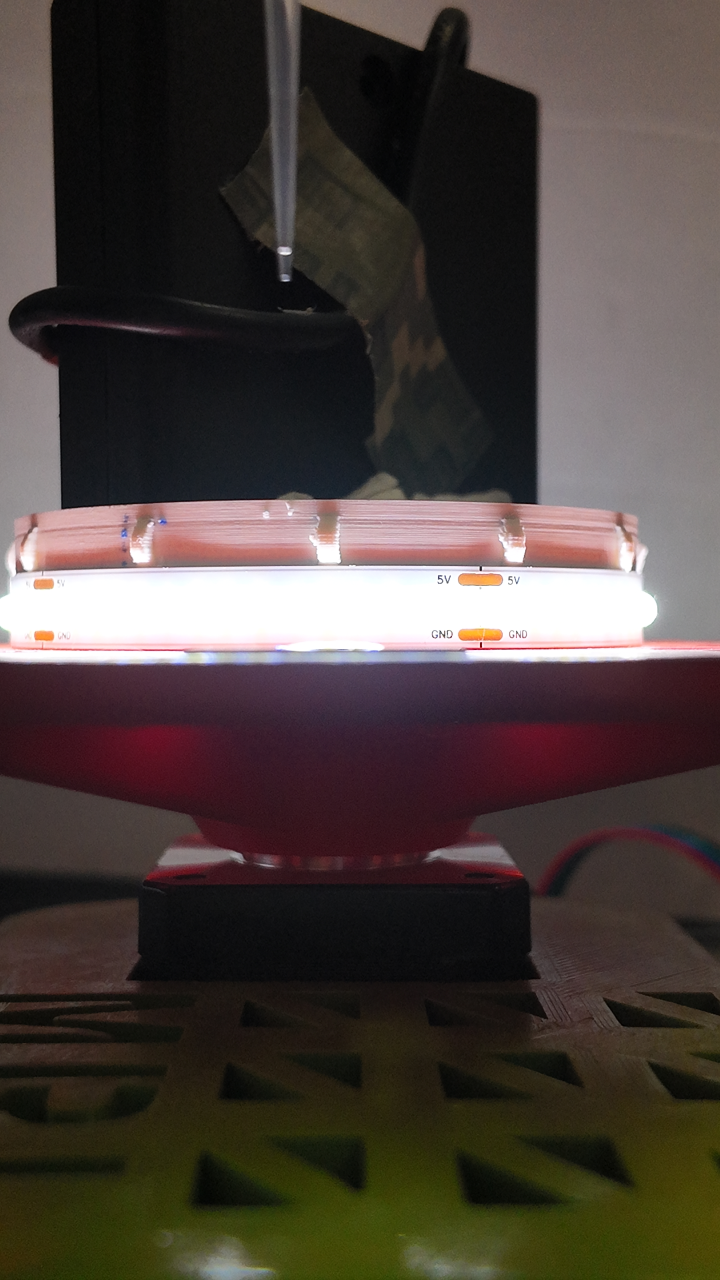
#> input picture benchMarking/toluene, silicon/Toluene.Silicon2.JPG, 2160 x 3840 px, found by its file name (shown at 1/3 size)
$ python work.py
#> lines starting #> are read from the running program, lines starting #| are printed output that depends on the picture; after the words box and inside, x2 and y2 are one past the last pixel; in counts of white or black regions, pixels touching at a corner belong together; long printed decimals are rounded
### benchMarking/toluene, silicon/PreprocessMod.py
import cv2

class Preprocess:
    def __init__(self, directory):
        self.global_thresh_value = 253
        self.adaptive_thresh_window_size = 25
        self.adaptive_thresh_C = 2
        self.morph_kernel_size = 5
        self.morph_iterations = 1
        self.directory = directory
    def read_image(self):
        self.image_path = f'{self.directory}'
        return cv2.imread(self.image_path, cv2.IMREAD_GRAYSCALE)
    def global_threshold(self, image):
        _, global_thresh_mask = cv2.threshold(image, self.global_thresh_value, 255, cv2.THRESH_BINARY)
        return global_thresh_mask
    def save_cleaned_image(self, cleaned_image, output_path):
        cv2.imwrite(output_path, cleaned_image)
    def process_image(self, output_path):
        image = self.read_image()
        global_mask = self.global_threshold(image)
        self.save_cleaned_image(global_mask, output_path)
        return image

### benchMarking/toluene, silicon/work.py
import cv2 as cv
import math
from PreprocessMod import Preprocess

path = 'OT-2 Image analysis/benchMarking/toluene, silicon/Toluene.Silicon2.JPG'
img = cv.imread(path)
#> img is the input picture: shape (3840, 2160, 3); mean B, G, R 60.3, 65, 74.6
print(img.shape)
#| (3840, 2160, 3)

preprop = Preprocess(path)
preprop.process_image('OT-2 Image analysis/benchMarking/toluene, silicon/binary2.png')
#> in read_image, `return cv2.imread(self.image_path, cv2.IMREAD_GRAYSCALE)`:
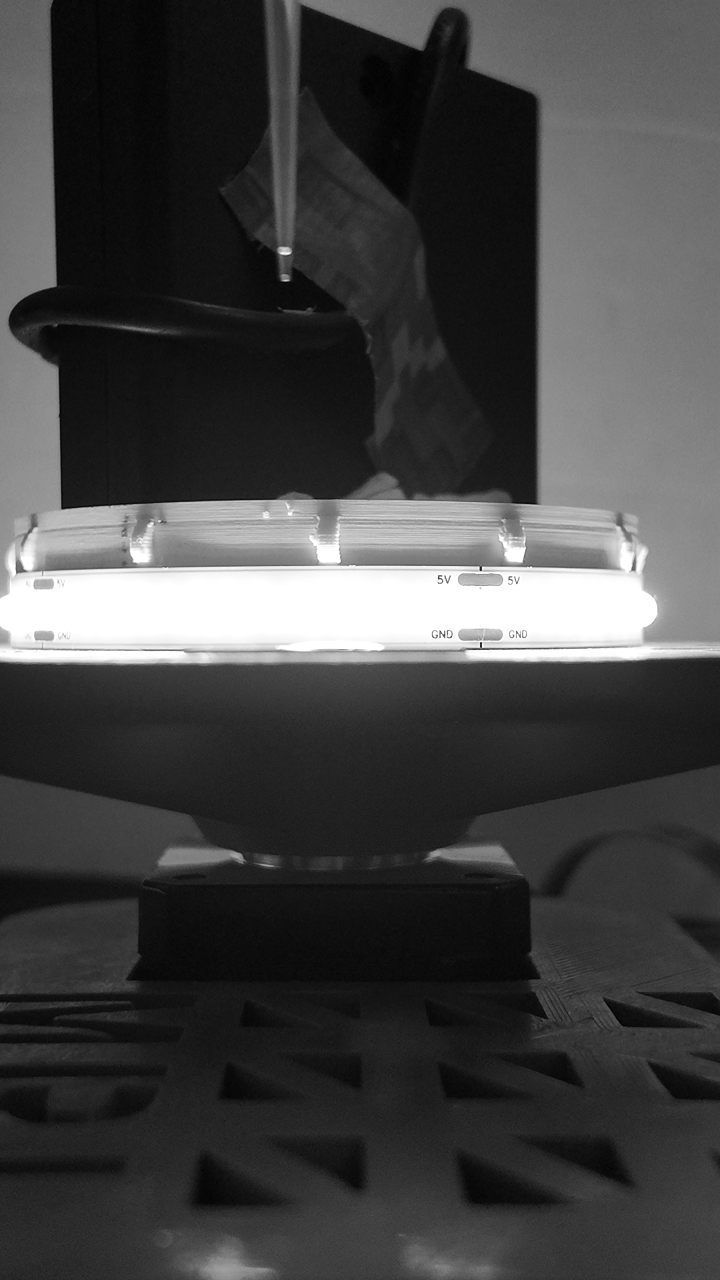
#> returned value: shape (3840, 2160) (shown at 1/3 size); min 0, max 255, mean 67.3
#> in global_threshold, `_, global_thresh_mask = cv2.threshold(image, self.global_thresh_value,..`:
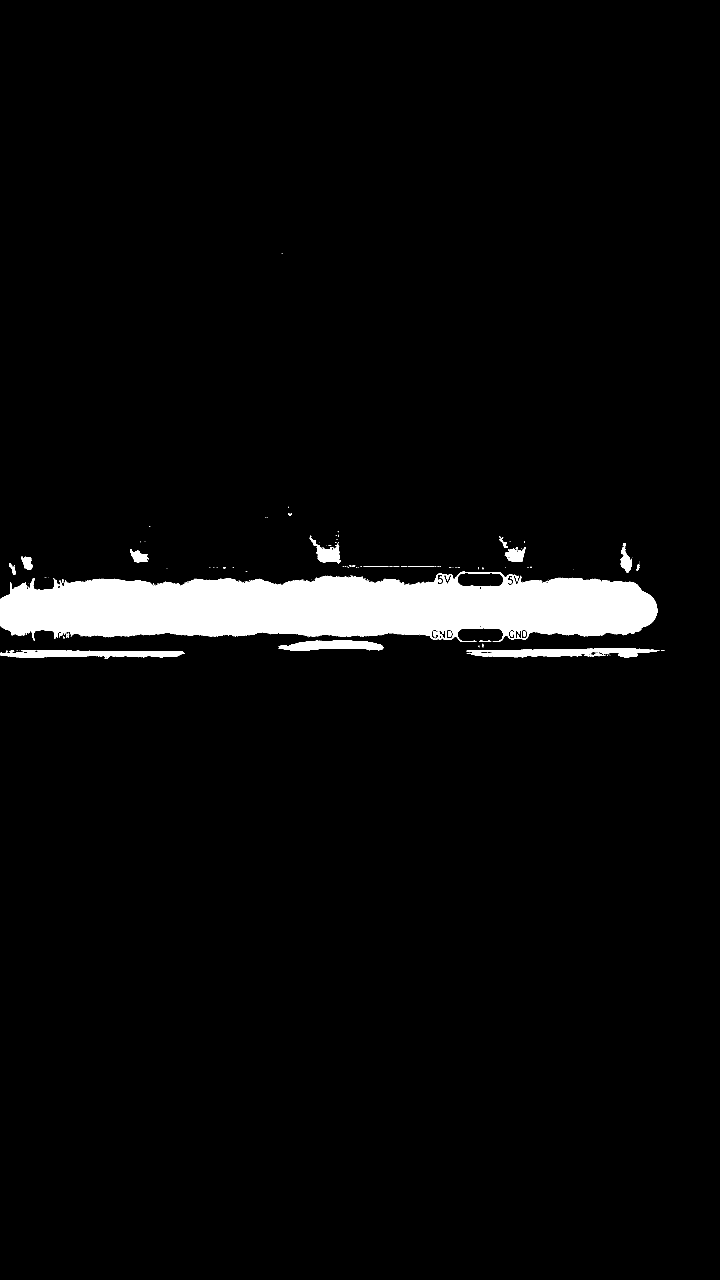
#> global_thresh_mask: shape (3840, 2160) (shown at 1/3 size); 4.1% white; 206 white regions (180 under 20 px), largest, box (x1, y1, x2, y2) and area: (0, 1715, 1972, 1926) 305526, (1399, 1944, 1977, 1974) 9925, (0, 1951, 553, 1976) 8636
binary = cv.imread('OT-2 Image analysis/benchMarking/toluene, silicon/binary2.png')
binary = binary[1900:2000, 825:1200]
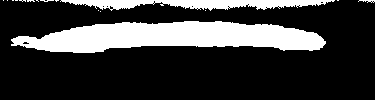
#> binary: shape (100, 375, 3); 23.1% white; 16 white regions (13 under 20 px), largest, box (x1, y1, x2, y2) and area: (11, 21, 326, 53) 6785, (60, 0, 335, 11) 1783, (358, 0, 375, 3) 27

crop = img[1900:2000, 825:1200]
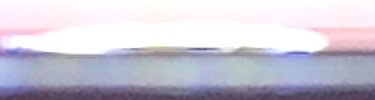
#> crop: shape (100, 375, 3); mean B, G, R 211.9, 198.5, 201.5

imgray = cv.cvtColor(crop, cv.COLOR_BGR2GRAY)
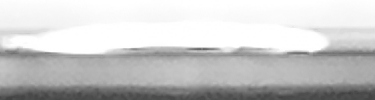
#> imgray: shape (100, 375); min 63, max 255, mean 200.9
ret, thresh = cv.threshold(imgray, 253, 255, 0)
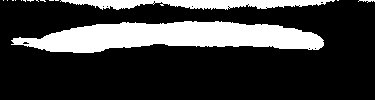
#> thresh: shape (100, 375); 22.4% white; 15 white regions (12 under 20 px)
contours, mat = cv.findContours(thresh, cv.RETR_TREE, cv.CHAIN_APPROX_SIMPLE)
#> contours = 29 contours, 27 with area under 20; largest, box (x1, y1, x2, y2) and area: (11, 21, 324, 53) 6269, (60, 0, 335, 10) 1467; mat = 29 rows, first 6: [4, -1, 1, -1], [2, -1, -1, 0], [3, 1, -1, 0], [-1, 2, -1, 0], [5, 0, -1, -1], [6, 4, -1, -1]
# print(contours)

# print(img.shape)


for contour in contours:
    if 400> contour.size > 200:
        print(contour.shape)
        print(contour.size)
        # cv.drawContours(binary, [contour], 0, (0, 0, 255), 2)
        contour1 = contour[32:63]
        contour2= contour[151:172]
        cv.drawContours(binary, [contour1], 0, (0, 0, 255), 2)
        cv.drawContours(binary, [contour2], 0, (0, 0, 255), 2)

        vx, vy, x, y  = cv.fitLine(contour1, cv.DIST_L2, 0, 0.01, 0.01)

        x_single = x[0]
        y_single = y[0]
        vx_single = vx[0]
        vy_single = vy[0]

        va, vb, a, b  = cv.fitLine(contour2, cv.DIST_L2, 0, 0.01, 0.01)

        a_single = a[0]
        b_single = b[0]
        va_single = va[0]
        vb_single = vb[0]

        slope_left = -vy_single/vx_single
        slope_right = vb_single/va_single

        radians_left = math.atan(slope_left)
        radians_right = math.atan(slope_right)

        degrees_left = (radians_left*180)/math.pi
        degrees_right = (radians_right*180)/math.pi
        mean = (degrees_right + degrees_left)/2


        # # draw the line of best fit
        cv.line(binary, (int(x_single), int(y_single)), (int(x_single+50*vx_single),int(y_single + 50*vy_single)), (0, 215, 255), 1)

        cv.line(binary, (int(x_single), int(y_single)), (int(x_single+-300*vx_single),int(y_single+-300*vy_single)), (0, 215, 255), 1)

        cv.line(binary, (int(a_single), int(b_single)), (int(a_single+200*va_single),int(b_single+200*vb_single)), (0, 215, 255), 1)

        cv.line(binary, (int(a_single), int(b_single)), (int(a_single+-50*va_single),int(b_single+-50*vb_single)), (0, 215, 255), 1)
#> this loop made 29 passes
#> (vx, vy, x, y, x_single, y_single, vx_single, vy_single) on pass 1: ([0.984], [-0.18], [42.58], [35.06], 42.58, 35.06, 0.984, -0.18)
#> contour on passes 2, 3, 6, 8, 9, 10: [[314, 48], [315, 47], [316, 48], [315, 49]], [[308, 48], [309, 47], [310, 48], [309, 49]], [[337, 0], [338, 0]], [[265, 7], [266, 6], [267, 7], [266, 8]], [[228, 7], [229, 6], [230, 7], [229, 8]], [[227, 6], [228, 5], [229, 6], [228, 7]]
#| (199, 1, 2)
#| 398
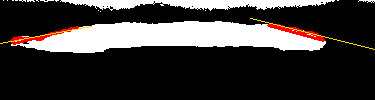
#> binary: shape (100, 375, 3); 1.94% of pixels changed, all inside (x1, y1, x2, y2) = (0, 18, 375, 50)


cv.imwrite('OT-2 Image analysis/benchMarking/toluene, silicon/angles2.png', binary)
print(f"Slope of the left line is: {slope_left}")
#| Slope of the left line is: 0.1829
print(f"Slope of the right line is: {slope_right}")
#| Slope of the right line is: 0.2421
print(f'Contact angle left is: {degrees_left}')
#| Contact angle left is: 10.367
print(f"Contact angle right is: {degrees_right}")
#| Contact angle right is: 13.608
print(f'Contact angle mean: {mean}')
#| Contact angle mean: 11.987
